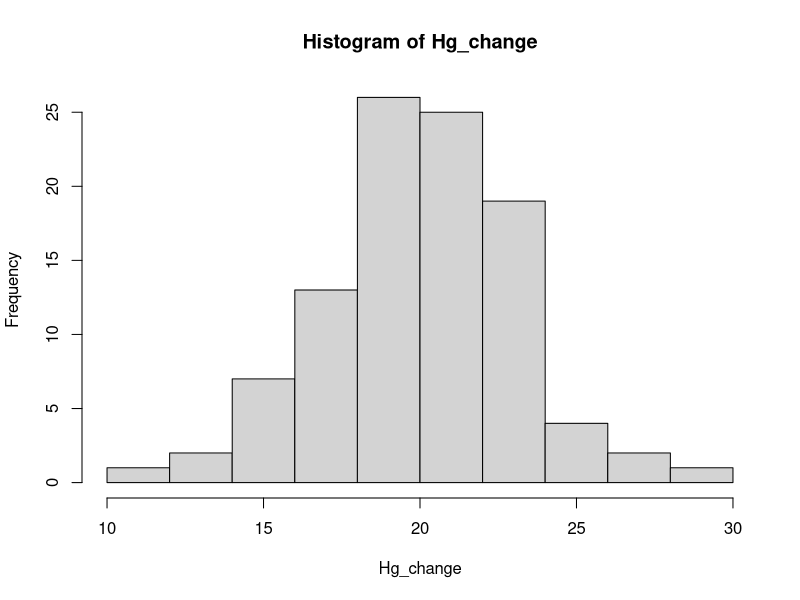

The R script that drew this image:
# Проводим эксперимент по улучшению уровня гемоглобина у пациентов
sample_size <- 100 # Количество пациентов, прошедших, терапию
Hg_improve <- 20 # Истинное среднее изменение уровня Hg (в ГЕНЕРАЛЬНОЙ СОВОКУПНОСТИ)
Hg_sd <- 3 # Разброс в улучшении Hg
Hg_change <- rnorm(sample_size, Hg_improve, Hg_sd) # На сколько изменился Hg у пациентов?
hist(Hg_change)
# Меряем, на сколько изменилось давление после терапии:
result <- t.test(Hg_change, conf.level = 0.95)
print(result)
lower_bound <- result$conf.int[1] # Нижняя граница ДИ
upper_bound <- result$conf.int[2] # Верхняя граница ДИ
print(upper_bound-lower_bound)